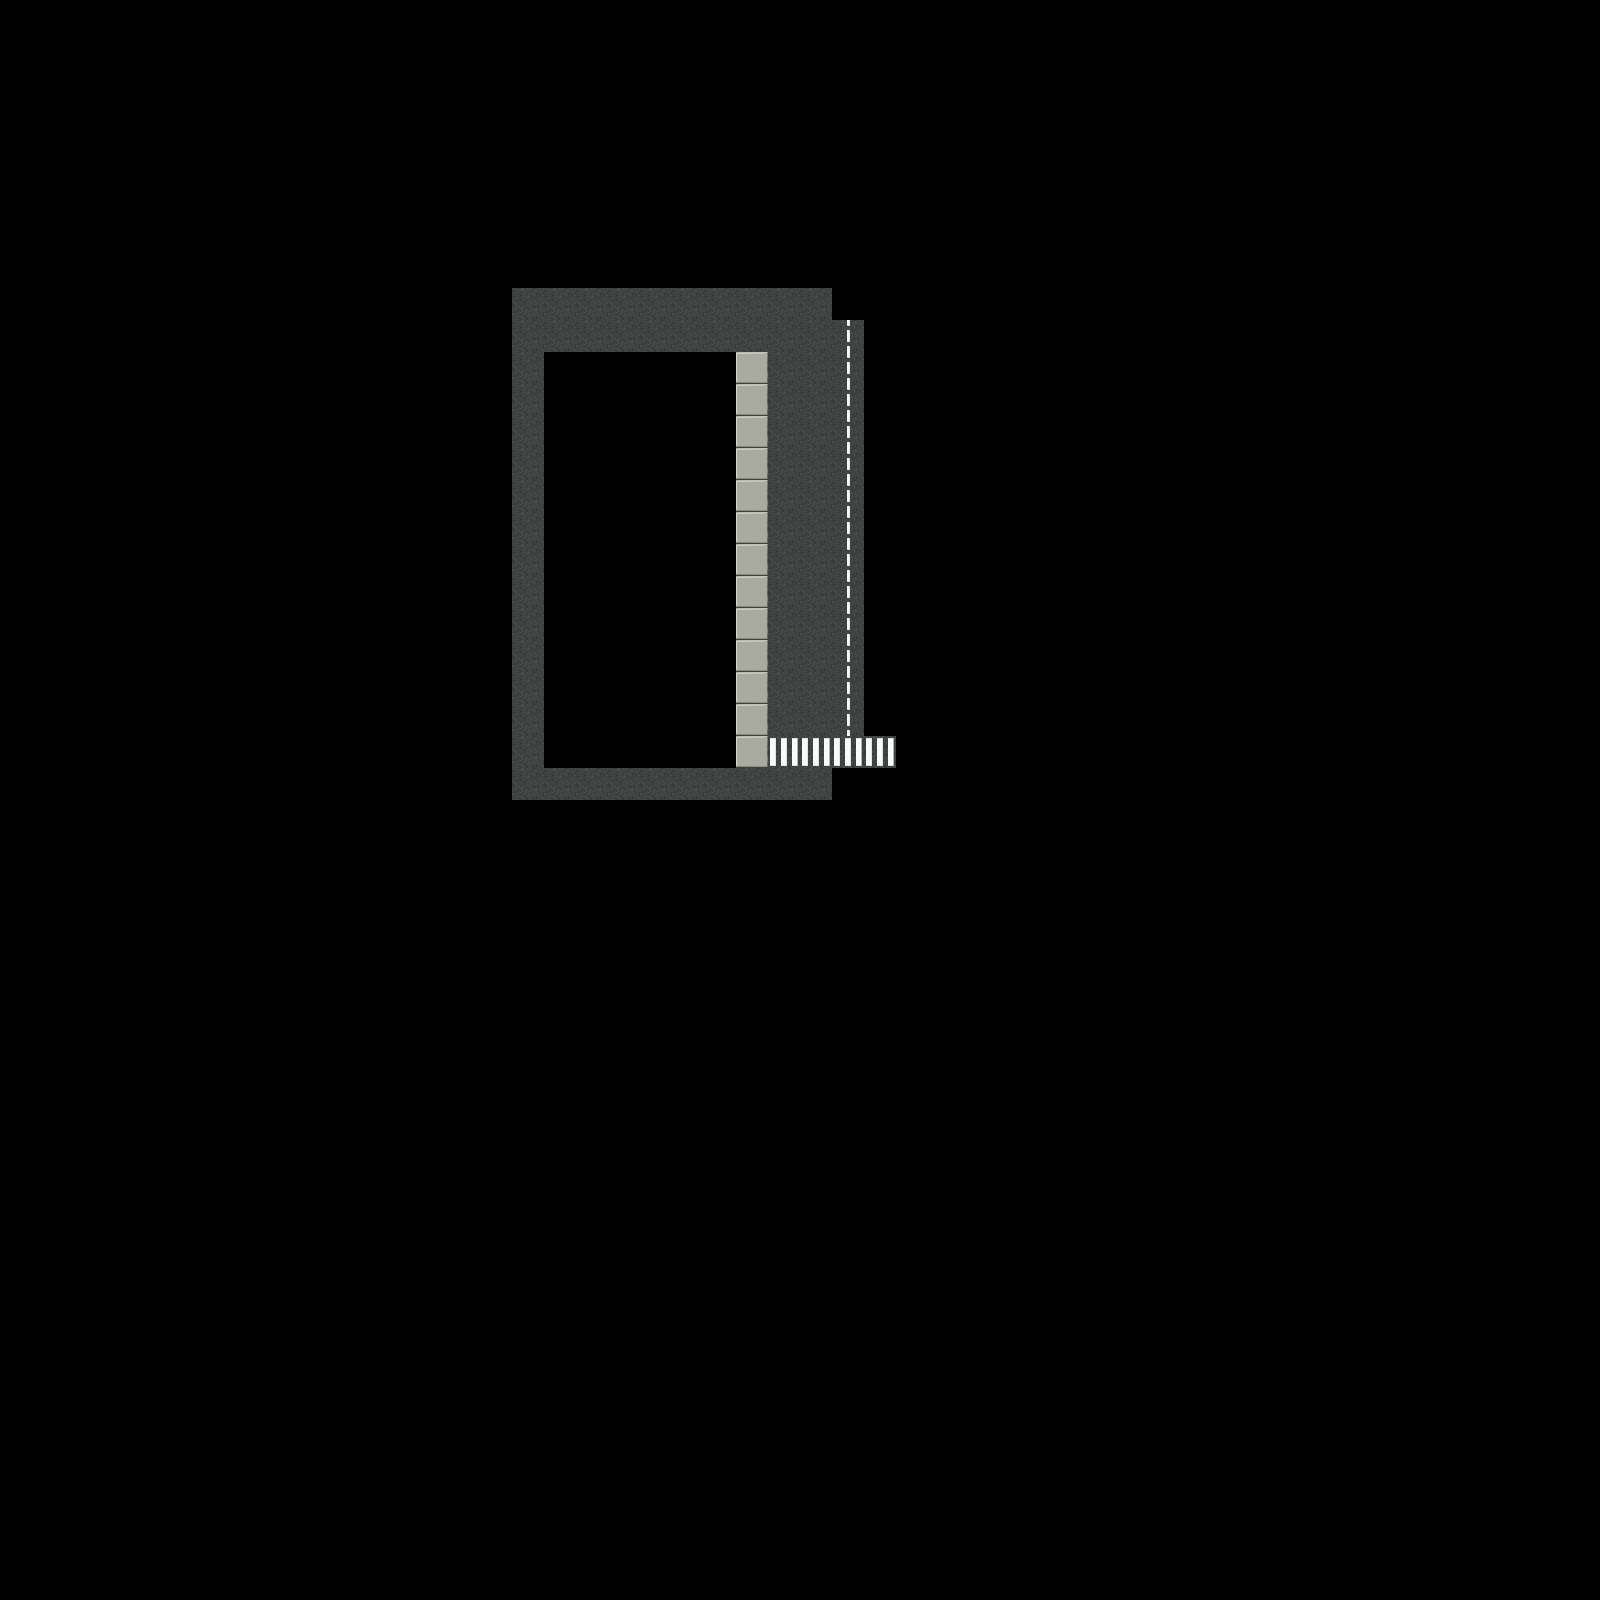

Rendered tile map (Tiled .tmx) drawn with the repository's tilesets; below, a short description and the full map source, tile grids included:
An orthogonal 50x50 tile map with 32x32 px tiles, 1 tile layer (Calque de Tile 1), 5 tilesets.

<map version="1.0" orientation="orthogonal" renderorder="right-down" width="50" height="50" tilewidth="32" tileheight="32" nextobjectid="1">
 <tileset firstgid="1" name="Futuristic_A1" tilewidth="32" tileheight="32" tilecount="192" columns="16">
  <image source="../../futuriste/RMVXAce/Tilesets/Futuristic_A1.png" width="512" height="384" />
 </tileset>
 <tileset firstgid="193" name="Futuristic_A2" tilewidth="32" tileheight="32" tilecount="192" columns="16">
  <image source="../../futuriste/RMVXAce/Tilesets/Futuristic_A2.png" width="512" height="384" />
 </tileset>
 <tileset firstgid="385" name="Futuristic_A3" tilewidth="32" tileheight="32" tilecount="128" columns="16">
  <image source="../../futuriste/RMVXAce/Tilesets/Futuristic_A3.png" width="512" height="256" />
 </tileset>
 <tileset firstgid="513" name="Futuristic_A4" tilewidth="32" tileheight="32" tilecount="240" columns="16">
  <image source="../../futuriste/RMVXAce/Tilesets/Futuristic_A4.png" width="512" height="480" />
 </tileset>
 <tileset firstgid="753" name="Futuristic_A5" tilewidth="32" tileheight="32" tilecount="128" columns="8">
  <image source="../../futuriste/RMVXAce/Tilesets/Futuristic_A5.png" width="256" height="512" />
 </tileset>
 <layer name="Calque de Tile 1" width="50" height="50">
  <data encoding="csv">
0,0,0,0,0,0,0,0,0,0,0,0,0,0,0,0,0,0,0,0,0,0,0,0,0,0,0,0,0,0,0,0,0,0,0,0,0,0,0,0,0,0,0,0,0,0,0,0,0,0,
0,0,0,0,0,0,0,0,0,0,0,0,0,0,0,0,0,0,0,0,0,0,0,0,0,0,0,0,0,0,0,0,0,0,0,0,0,0,0,0,0,0,0,0,0,0,0,0,0,0,
0,0,0,0,0,0,0,0,0,0,0,0,0,0,0,0,0,0,0,0,0,0,0,0,0,0,0,0,0,0,0,0,0,0,0,0,0,0,0,0,0,0,0,0,0,0,0,0,0,0,
0,0,0,0,0,0,0,0,0,0,0,0,0,0,0,0,0,0,0,0,0,0,0,0,0,0,0,0,0,0,0,0,0,0,0,0,0,0,0,0,0,0,0,0,0,0,0,0,0,0,
0,0,0,0,0,0,0,0,0,0,0,0,0,0,0,0,0,0,0,0,0,0,0,0,0,0,0,0,0,0,0,0,0,0,0,0,0,0,0,0,0,0,0,0,0,0,0,0,0,0,
0,0,0,0,0,0,0,0,0,0,0,0,0,0,0,0,0,0,0,0,0,0,0,0,0,0,0,0,0,0,0,0,0,0,0,0,0,0,0,0,0,0,0,0,0,0,0,0,0,0,
0,0,0,0,0,0,0,0,0,0,0,0,0,0,0,0,0,0,0,0,0,0,0,0,0,0,0,0,0,0,0,0,0,0,0,0,0,0,0,0,0,0,0,0,0,0,0,0,0,0,
0,0,0,0,0,0,0,0,0,0,0,0,0,0,0,0,0,0,0,0,0,0,0,0,0,0,0,0,0,0,0,0,0,0,0,0,0,0,0,0,0,0,0,0,0,0,0,0,0,0,
0,0,0,0,0,0,0,0,0,0,0,0,0,0,0,0,0,0,0,0,0,0,0,0,0,0,0,0,0,0,0,0,0,0,0,0,0,0,0,0,0,0,0,0,0,0,0,0,0,0,
0,0,0,0,0,0,0,0,0,0,0,0,0,0,0,0,754,754,754,754,754,754,754,754,754,754,0,0,0,0,0,0,0,0,0,0,0,0,0,0,0,0,0,0,0,0,0,0,0,0,
0,0,0,0,0,0,0,0,0,0,0,0,0,0,0,0,754,754,754,754,754,754,754,754,754,754,756,0,0,0,0,0,0,0,0,0,0,0,0,0,0,0,0,0,0,0,0,0,0,0,
0,0,0,0,0,0,0,0,0,0,0,0,0,0,0,0,754,0,0,0,0,0,0,776,754,754,756,0,0,0,0,0,0,0,0,0,0,0,0,0,0,0,0,0,0,0,0,0,0,0,
0,0,0,0,0,0,0,0,0,0,0,0,0,0,0,0,754,0,0,0,0,0,0,776,754,754,756,0,0,0,0,0,0,0,0,0,0,0,0,0,0,0,0,0,0,0,0,0,0,0,
0,0,0,0,0,0,0,0,0,0,0,0,0,0,0,0,754,0,0,0,0,0,0,776,754,754,756,0,0,0,0,0,0,0,0,0,0,0,0,0,0,0,0,0,0,0,0,0,0,0,
0,0,0,0,0,0,0,0,0,0,0,0,0,0,0,0,754,0,0,0,0,0,0,776,754,754,756,0,0,0,0,0,0,0,0,0,0,0,0,0,0,0,0,0,0,0,0,0,0,0,
0,0,0,0,0,0,0,0,0,0,0,0,0,0,0,0,754,0,0,0,0,0,0,776,754,754,756,0,0,0,0,0,0,0,0,0,0,0,0,0,0,0,0,0,0,0,0,0,0,0,
0,0,0,0,0,0,0,0,0,0,0,0,0,0,0,0,754,0,0,0,0,0,0,776,754,754,756,0,0,0,0,0,0,0,0,0,0,0,0,0,0,0,0,0,0,0,0,0,0,0,
0,0,0,0,0,0,0,0,0,0,0,0,0,0,0,0,754,0,0,0,0,0,0,776,754,754,756,0,0,0,0,0,0,0,0,0,0,0,0,0,0,0,0,0,0,0,0,0,0,0,
0,0,0,0,0,0,0,0,0,0,0,0,0,0,0,0,754,0,0,0,0,0,0,776,754,754,756,0,0,0,0,0,0,0,0,0,0,0,0,0,0,0,0,0,0,0,0,0,0,0,
0,0,0,0,0,0,0,0,0,0,0,0,0,0,0,0,754,0,0,0,0,0,0,776,754,754,756,0,0,0,0,0,0,0,0,0,0,0,0,0,0,0,0,0,0,0,0,0,0,0,
0,0,0,0,0,0,0,0,0,0,0,0,0,0,0,0,754,0,0,0,0,0,0,776,754,754,756,0,0,0,0,0,0,0,0,0,0,0,0,0,0,0,0,0,0,0,0,0,0,0,
0,0,0,0,0,0,0,0,0,0,0,0,0,0,0,0,754,0,0,0,0,0,0,776,754,754,756,0,0,0,0,0,0,0,0,0,0,0,0,0,0,0,0,0,0,0,0,0,0,0,
0,0,0,0,0,0,0,0,0,0,0,0,0,0,0,0,754,0,0,0,0,0,0,776,754,754,756,0,0,0,0,0,0,0,0,0,0,0,0,0,0,0,0,0,0,0,0,0,0,0,
0,0,0,0,0,0,0,0,0,0,0,0,0,0,0,0,754,0,0,0,0,0,0,776,758,758,758,758,0,0,0,0,0,0,0,0,0,0,0,0,0,0,0,0,0,0,0,0,0,0,
0,0,0,0,0,0,0,0,0,0,0,0,0,0,0,0,754,754,754,754,754,754,754,754,754,754,0,0,0,0,0,0,0,0,0,0,0,0,0,0,0,0,0,0,0,0,0,0,0,0,
0,0,0,0,0,0,0,0,0,0,0,0,0,0,0,0,0,0,0,0,0,0,0,0,0,0,0,0,0,0,0,0,0,0,0,0,0,0,0,0,0,0,0,0,0,0,0,0,0,0,
0,0,0,0,0,0,0,0,0,0,0,0,0,0,0,0,0,0,0,0,0,0,0,0,0,0,0,0,0,0,0,0,0,0,0,0,0,0,0,0,0,0,0,0,0,0,0,0,0,0,
0,0,0,0,0,0,0,0,0,0,0,0,0,0,0,0,0,0,0,0,0,0,0,0,0,0,0,0,0,0,0,0,0,0,0,0,0,0,0,0,0,0,0,0,0,0,0,0,0,0,
0,0,0,0,0,0,0,0,0,0,0,0,0,0,0,0,0,0,0,0,0,0,0,0,0,0,0,0,0,0,0,0,0,0,0,0,0,0,0,0,0,0,0,0,0,0,0,0,0,0,
0,0,0,0,0,0,0,0,0,0,0,0,0,0,0,0,0,0,0,0,0,0,0,0,0,0,0,0,0,0,0,0,0,0,0,0,0,0,0,0,0,0,0,0,0,0,0,0,0,0,
0,0,0,0,0,0,0,0,0,0,0,0,0,0,0,0,0,0,0,0,0,0,0,0,0,0,0,0,0,0,0,0,0,0,0,0,0,0,0,0,0,0,0,0,0,0,0,0,0,0,
0,0,0,0,0,0,0,0,0,0,0,0,0,0,0,0,0,0,0,0,0,0,0,0,0,0,0,0,0,0,0,0,0,0,0,0,0,0,0,0,0,0,0,0,0,0,0,0,0,0,
0,0,0,0,0,0,0,0,0,0,0,0,0,0,0,0,0,0,0,0,0,0,0,0,0,0,0,0,0,0,0,0,0,0,0,0,0,0,0,0,0,0,0,0,0,0,0,0,0,0,
0,0,0,0,0,0,0,0,0,0,0,0,0,0,0,0,0,0,0,0,0,0,0,0,0,0,0,0,0,0,0,0,0,0,0,0,0,0,0,0,0,0,0,0,0,0,0,0,0,0,
0,0,0,0,0,0,0,0,0,0,0,0,0,0,0,0,0,0,0,0,0,0,0,0,0,0,0,0,0,0,0,0,0,0,0,0,0,0,0,0,0,0,0,0,0,0,0,0,0,0,
0,0,0,0,0,0,0,0,0,0,0,0,0,0,0,0,0,0,0,0,0,0,0,0,0,0,0,0,0,0,0,0,0,0,0,0,0,0,0,0,0,0,0,0,0,0,0,0,0,0,
0,0,0,0,0,0,0,0,0,0,0,0,0,0,0,0,0,0,0,0,0,0,0,0,0,0,0,0,0,0,0,0,0,0,0,0,0,0,0,0,0,0,0,0,0,0,0,0,0,0,
0,0,0,0,0,0,0,0,0,0,0,0,0,0,0,0,0,0,0,0,0,0,0,0,0,0,0,0,0,0,0,0,0,0,0,0,0,0,0,0,0,0,0,0,0,0,0,0,0,0,
0,0,0,0,0,0,0,0,0,0,0,0,0,0,0,0,0,0,0,0,0,0,0,0,0,0,0,0,0,0,0,0,0,0,0,0,0,0,0,0,0,0,0,0,0,0,0,0,0,0,
0,0,0,0,0,0,0,0,0,0,0,0,0,0,0,0,0,0,0,0,0,0,0,0,0,0,0,0,0,0,0,0,0,0,0,0,0,0,0,0,0,0,0,0,0,0,0,0,0,0,
0,0,0,0,0,0,0,0,0,0,0,0,0,0,0,0,0,0,0,0,0,0,0,0,0,0,0,0,0,0,0,0,0,0,0,0,0,0,0,0,0,0,0,0,0,0,0,0,0,0,
0,0,0,0,0,0,0,0,0,0,0,0,0,0,0,0,0,0,0,0,0,0,0,0,0,0,0,0,0,0,0,0,0,0,0,0,0,0,0,0,0,0,0,0,0,0,0,0,0,0,
0,0,0,0,0,0,0,0,0,0,0,0,0,0,0,0,0,0,0,0,0,0,0,0,0,0,0,0,0,0,0,0,0,0,0,0,0,0,0,0,0,0,0,0,0,0,0,0,0,0,
0,0,0,0,0,0,0,0,0,0,0,0,0,0,0,0,0,0,0,0,0,0,0,0,0,0,0,0,0,0,0,0,0,0,0,0,0,0,0,0,0,0,0,0,0,0,0,0,0,0,
0,0,0,0,0,0,0,0,0,0,0,0,0,0,0,0,0,0,0,0,0,0,0,0,0,0,0,0,0,0,0,0,0,0,0,0,0,0,0,0,0,0,0,0,0,0,0,0,0,0,
0,0,0,0,0,0,0,0,0,0,0,0,0,0,0,0,0,0,0,0,0,0,0,0,0,0,0,0,0,0,0,0,0,0,0,0,0,0,0,0,0,0,0,0,0,0,0,0,0,0,
0,0,0,0,0,0,0,0,0,0,0,0,0,0,0,0,0,0,0,0,0,0,0,0,0,0,0,0,0,0,0,0,0,0,0,0,0,0,0,0,0,0,0,0,0,0,0,0,0,0,
0,0,0,0,0,0,0,0,0,0,0,0,0,0,0,0,0,0,0,0,0,0,0,0,0,0,0,0,0,0,0,0,0,0,0,0,0,0,0,0,0,0,0,0,0,0,0,0,0,0,
0,0,0,0,0,0,0,0,0,0,0,0,0,0,0,0,0,0,0,0,0,0,0,0,0,0,0,0,0,0,0,0,0,0,0,0,0,0,0,0,0,0,0,0,0,0,0,0,0,0,
0,0,0,0,0,0,0,0,0,0,0,0,0,0,0,0,0,0,0,0,0,0,0,0,0,0,0,0,0,0,0,0,0,0,0,0,0,0,0,0,0,0,0,0,0,0,0,0,0,0
</data>
 </layer>
</map>
